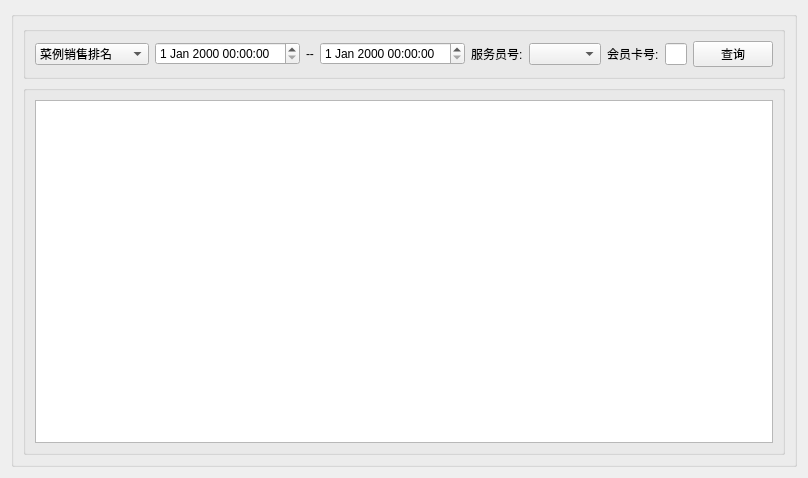
<?xml version="1.0" encoding="UTF-8"?>
<ui version="4.0">
 <class>StatisWidget</class>
 <widget class="QWidget" name="StatisWidget">
  <property name="geometry">
   <rect>
    <x>0</x>
    <y>0</y>
    <width>591</width>
    <height>478</height>
   </rect>
  </property>
  <property name="windowTitle">
   <string>Form</string>
  </property>
  <layout class="QGridLayout" name="gridLayout">
   <item row="0" column="0">
    <widget class="QGroupBox" name="groupBox">
     <property name="title">
      <string/>
     </property>
     <layout class="QGridLayout" name="gridLayout_2" rowstretch="1,9">
      <item row="0" column="0">
       <widget class="QGroupBox" name="groupBox_2">
        <property name="title">
         <string/>
        </property>
        <layout class="QGridLayout" name="gridLayout_3" columnstretch="2,0,0,0,0,0,0,0,0,0">
         <item row="0" column="8">
          <widget class="QPushButton" name="but_Search">
           <property name="text">
            <string>查询</string>
           </property>
          </widget>
         </item>
         <item row="0" column="4">
          <widget class="QLabel" name="label">
           <property name="text">
            <string>服务员号:</string>
           </property>
          </widget>
         </item>
         <item row="0" column="0">
          <widget class="QComboBox" name="box_SearchKind">
           <property name="maximumSize">
            <size>
             <width>150</width>
             <height>16777215</height>
            </size>
           </property>
           <item>
            <property name="text">
             <string>菜例销售排名</string>
            </property>
           </item>
           <item>
            <property name="text">
             <string>点菜员点菜汇总</string>
            </property>
           </item>
           <item>
            <property name="text">
             <string>退菜查询</string>
            </property>
           </item>
           <item>
            <property name="text">
             <string>套餐汇总表</string>
            </property>
           </item>
           <item>
            <property name="text">
             <string>会员消费查询</string>
            </property>
           </item>
          </widget>
         </item>
         <item row="0" column="6">
          <widget class="QLabel" name="label_2">
           <property name="text">
            <string>会员卡号:</string>
           </property>
          </widget>
         </item>
         <item row="0" column="7">
          <widget class="QLineEdit" name="line_Vip"/>
         </item>
         <item row="0" column="5">
          <widget class="QComboBox" name="comboBox"/>
         </item>
         <item row="0" column="9">
          <spacer name="horizontalSpacer">
           <property name="orientation">
            <enum>Qt::Horizontal</enum>
           </property>
           <property name="sizeHint" stdset="0">
            <size>
             <width>40</width>
             <height>20</height>
            </size>
           </property>
          </spacer>
         </item>
         <item row="0" column="3">
          <widget class="QDateTimeEdit" name="dateTimeEdit_End"/>
         </item>
         <item row="0" column="1">
          <widget class="QDateTimeEdit" name="dateTimeEdit_Start"/>
         </item>
         <item row="0" column="2">
          <widget class="QLabel" name="label_3">
           <property name="text">
            <string>--</string>
           </property>
          </widget>
         </item>
        </layout>
       </widget>
      </item>
      <item row="1" column="0">
       <widget class="QGroupBox" name="groupBox_3">
        <property name="title">
         <string/>
        </property>
        <layout class="QGridLayout" name="gridLayout_4">
         <item row="0" column="0">
          <widget class="QTableView" name="tableView"/>
         </item>
        </layout>
       </widget>
      </item>
     </layout>
    </widget>
   </item>
  </layout>
 </widget>
 <resources/>
 <connections/>
</ui>
